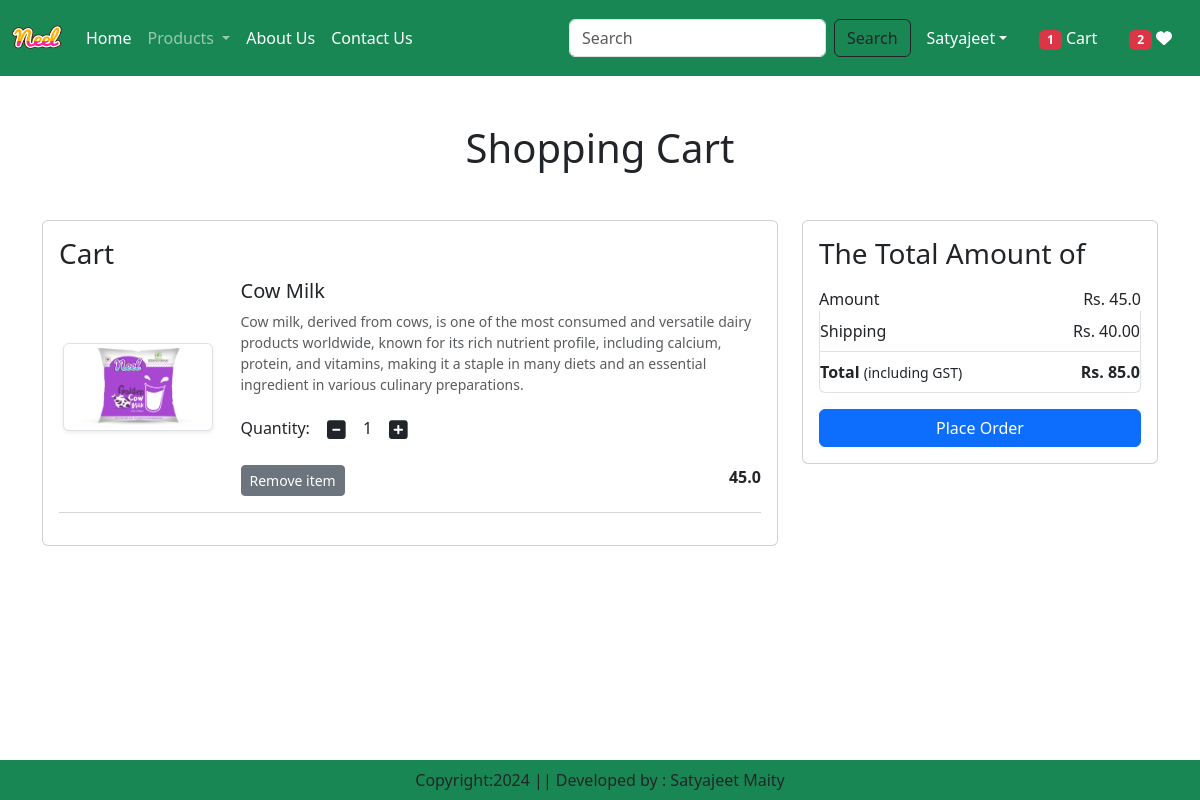
The app's page /cart/ (signed in) with its own data.
### app/models.py (models this page shows, shortened)
class Cart(models.Model):
    user = models.ForeignKey(User,on_delete=models.CASCADE)
    product = models.ForeignKey(Product,on_delete=models.CASCADE)
    quantity = models.PositiveIntegerField(default=1)

class Product(models.Model):
    title = models.CharField(max_length=100)
    selling_price = models.FloatField()
    discounted_price = models.FloatField()
    description = models.TextField()
    composition = models.TextField(default='')
    prodapp = models.TextField(default='')
    category = models.CharField(choices=CATEGORY_CHOICES, max_length=2)
    product_image = models.ImageField(upload_to='product')

### app/views.py (the view)
# urls.py: path('cart/',views.show_cart,name='showcart'),
@login_required
def show_cart(request):
    user = request.user
    cart = Cart.objects.filter(user=user)
    amount = 0
    for p in cart:
        value = p.quantity * p.product.discounted_price
        amount = amount + value
    totalamount = amount + 40
    totalitem = 0
    wishitem = 0
    if request.user.is_authenticated:
        totalitem = len(Cart.objects.filter(user=request.user))
        wishitem = len(Wishlist.objects.filter(user=request.user))
    return render(request,'app/addtocart.html',locals())

### app/templates/app/addtocart.html (shortened to what this page needs)
{% extends 'app/base.html' %}
{% load static %}
{% block main-content %}
<div class="container my-5">
    <div class="row">
        {% if cart %}
            <h1 class="text-center mb-5">Shopping Cart</h1>
            <div class="col-sm-8">
                <div class="card">
                    <div class="card-body">
                        <h3>Cart</h3>
                        {% for item in cart %}
                            <div class="row">
                                <div class="col-sm-3 text-center align-self-center">
                                    <img src="{{item.product.product_image.url}}" alt="" srcset="" class="img-fluid img-thumbnail shadow-sm" height="150" width="150">
                                </div>
                                <div class="col-sm-9">
                                    <div>
                                        <h5>{{item.product.title}}</h5>
                                        <p class="mb-2 text-muted small">{{item.product.description}}</p>
                                        <div class="my-3">
                                            <label for="quantity">Quantity:</label>
                                            <a class="minus-cart btn" pid="{{item.product.id}}">
                                                <i class="fas fa-minus-square fa-lg"></i>
                                            </a>
                                            <span id="quantity">{{item.quantity}}</span>
                                            <a class="plus-cart btn" pid="{{item.product.id}}">
                                                <i class="fas fa-plus-square fa-lg"></i>
                                            </a>
                                        </div>
                                        <div class="d-flex justify-content-between">
                                            <a href="#" class="remove-cart btn btn-sm btn-secondary mr-3" pid="{{item.product.id}}">Remove item</a>
                                            <p class="mb-0"><span><strong>{{item.product.discounted_price}}</strong></span></p>
                                        </div>
                                    </div>
                                </div>
                            </div>
                            <hr class="text-muted">
                        {% endfor %}
                    </div>
                </div>
            </div>
            <div class="col-sm-4">
                <div class="card">
                    <div class="card-body">
                        <h3>The Total Amount of</h3>
                        <ul class="list-group">
                            <li class="list-group-item d-flex justify-content-between align-items-center border-0 px-0 pb-0">Amount<span id="amount">Rs. {{amount}}</span>
                            </li>
                            <li class="list-group-item d-flex justify-content-between align-items-center px-0">Shipping<span>Rs. 40.00</span>
                            </li>
                            <li class="list-group-item d-flex justify-content-between align-items-center px-0 mb-3">
                                <div>
                                    <strong>Total</strong> <small>(including GST)</small>
                                </div>
                                <span id="totalamount"><strong>Rs. {{totalamount}}</strong></span>
                            </li>
                        </ul>
                        <div class="d-grid"><a href="{% url 'checkout' %}" class="btn btn-primary">Place Order</a></div>
                    </div>
                </div>
            </div>
            {% else %}
            <h1 class="text-center mb-5">Cart is Empty</h1>
        {% endif %}
    </div>
</div>
{% endblock main-content %}

### app/templates/app/base.html (shortened to what this page needs)
<!DOCTYPE html>
{% load static %}
<html lang="en">
<head>
    <link href="https://cdn.jsdelivr.net/npm/bootstrap@5.3.2/dist/css/bootstrap.min.css" rel="stylesheet"
>
    <link rel="stylesheet" href="{% static 'app/css/owl.carousel.min.css'%}">
    <link rel="stylesheet" href="{% static 'app/css/all.min.css'%}">
    <link rel="stylesheet" href="{% static 'app/css/style.css'%}">
</head>
<body>
    <nav class="navbar navbar-expand-lg navbar-dark bg-success">
        <div class="container-fluid">
            <a class="navbar-brand" href="#">
                <img src="{% static 'app/images/product/Neel.png' %}" width="50" height="50" />
            </a>
            <div class="collapse navbar-collapse" id="navbarSupportedContent">
                <ul class="navbar-nav me-auto mb-2 mb-lg-0">
                    {% if request.user.is_authenticated %}
                    <li class="nav-item">
                        <a class="nav-link active" aria-current="page" href="/">Home</a>
                    </li>
                    <li class="nav-item dropdown">
                        <a class="nav-link dropdown-toggle" href="#" id="navbarDropdown" role="button"
                            data-bs-toggle="dropdown" aria-expanded="false">
                            Products
                        </a>
                    </li>
                    <li class="nav-item">
                        <a class="nav-link text-white" href="{% url 'about' %}">About Us</a>
                    </li>
                    <li class="nav-item">
                        <a class="nav-link text-white" href="{% url 'contact' %}">Contact Us</a>
                    </li>
                </ul>
                <form class="d-flex" role="search" action="/search">
                    <input class="form-control me-2" type="search" placeholder="Search" name="search" aria-label="Search">
                    <button class="btn btn-outline-dark" type="submit">Search</button>
                </form>
            </div>
            <ul class="navbar-nav me-auto mb-2 mb-lg-0">
                <li class="nav-item dropdown mx-2">
                    <a class="nav-link dropdown-toggle text-white" href="#" id="profileDropdown" role="button"
                        data-bs-toggle="dropdown" aria-expanded="false">{{request.user.username|capfirst}}</a>
                </li>
                <li class="nav-item mx-2">
                    <a href="{% url 'showcart' %}" class="nav-link text-white">
                        <span class="badge bg-danger">
                            {% if totalitem > 0 %} {{totalitem}} {% endif %}
                        </span>
                        Cart
                    </a>
                </li>
                <li class="nav-item mx-2">
                    <a href="{% url 'showwishlist' %}" class="nav-link text-white">
                        <span class="badge bg-danger">
                            {% if wishitem > 0 %} {{wishitem}} {% endif %}
                        </span>
                        <i class="fa fa-heart"></i>
                    </a>
                </li>
                {% endif %}
            </ul>
        </div>
    </nav>
    {% block main-content %}{% endblock main-content %}
    <footer class="container-fluid fixed-bottom bg-success text-center p-2 mt-4">
        Copyright:2024 || Developed by : Satyajeet Maity
    </footer>
</body>
</html>

### records on screen
Cart: product.product_image (picture), product "Cow Milk", product.description "Cow milk, derived from cows, is one of the most consumed and versatile dairy products worldwide, known for its rich nutrient profile, including calcium, protein, and vitamins, making it a staple in many diets and an essential ingredient in various culinary preparations.", quantity "1", product.discounted_price "45.0"

### other values on screen
{{ request.user.username|capfirst }} "Satyajeet"
{{ totalitem }} "1"
{{ wishitem }} "2"
{{ amount }} "45.0"
{{ totalamount }} "85.0"
